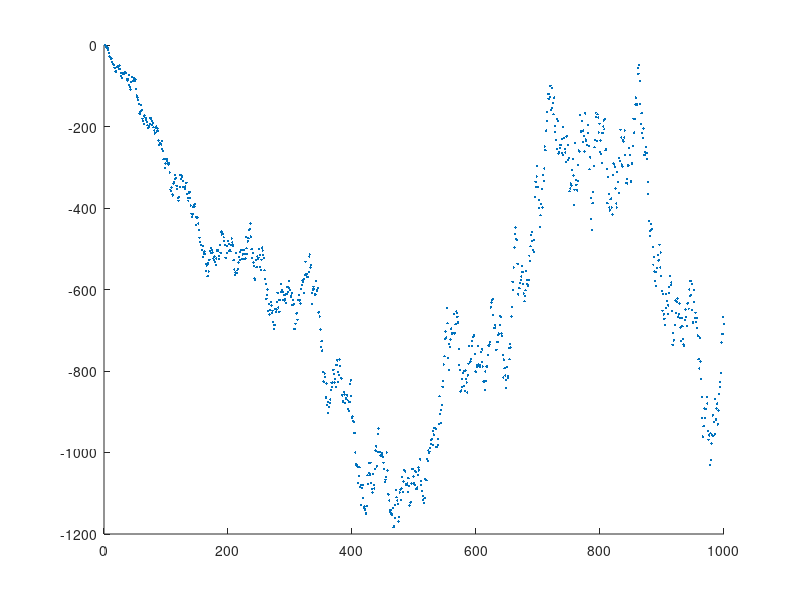

The MATLAB source for this figure:
%use fibinochi
seed=5;
T=[seed];  
layers=1000;
for row=2:layers
    for i=1:row
        if(i==(seed||row))
            T(1,i)=0;
            T(row,i)=seed;
        else
            T(1,i)=0;
            T(row,i)=T(row-1,i-1)+T(row-1,i);
        end
    end
end
%{
hold on
for i=1:layers
    scatter(T(1,:)+i,asin(sin(T(i,:))),3,'black','filled');
end
xlim([200.0 layers]);
ylim([-pi/2 pi/2]);
hold off
%}
above=1;
below=1;
difference=[];
for i=1:layers
    for a=1:length(T(i,:))
       if(asin(sin(T(i,a)))>0)
            above=above+1;
       elseif(asin(sin(T(i,a)))<0)
            below=below+1;
       end 
       difference(i)=above-below;
    end
end
scatter(1:layers,difference,3,'black','filled');
